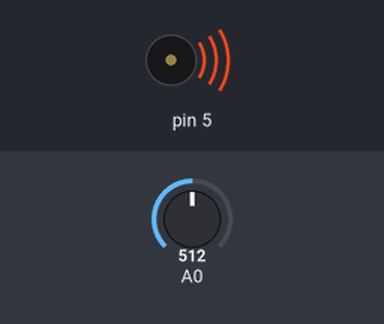
Simulated run of this sketch. Board: Arduino Uno, built with avr-gcc and run on an emulated ATmega328P. Parts: buzzer (waves = sounding). The test bench sets the inputs (shaded band); at power-on: A0 = 512.

Above: at 0.1 s.
Timing chart, 0 to 1.6 s (numbered marks = the images above):
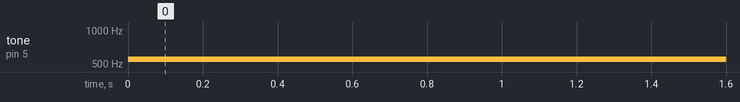

Measured:
- by itself, tone on pin 5: silent → 550 Hz at 0.00 s

The sketch:

manejo_analogico_EJ7.ino
```cpp
void setup() {
  pinMode(A0, INPUT);
  pinMode(5, OUTPUT);
}

void loop() {

  int potencia = analogRead(A0);
  int frecuencia = map(potencia, 0, 1023, 100, 1000);

  tone(5, frecuencia);
}
```
